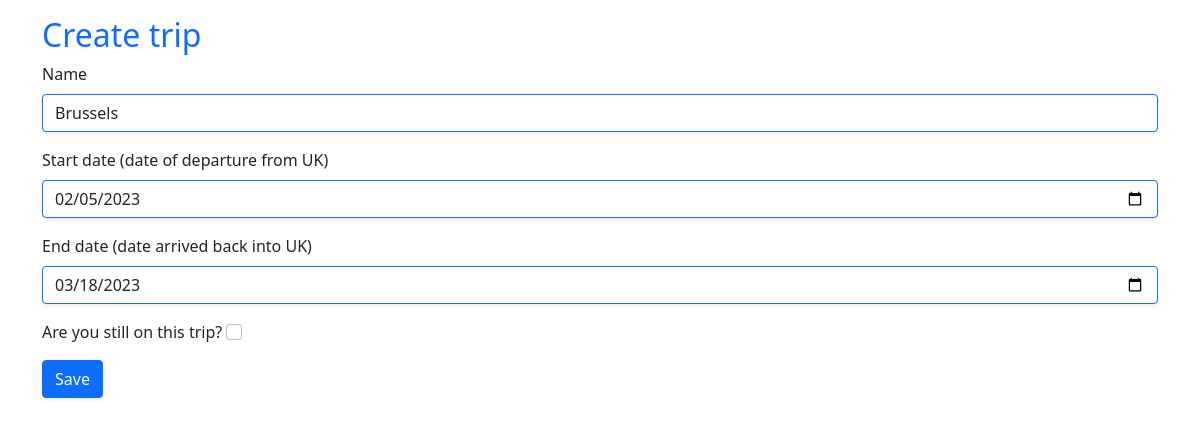
Screenshot of /end_trip_today/17 (signed in) with the database file from the repository.
### main/models.py (models this page shows, shortened)
class Trip(models.Model):
    name = models.CharField(max_length=100, default=settings.DEFAULT_NAME, null=True)
    start_date = models.DateTimeField(auto_now=False, null=False)
    end_date = models.DateTimeField(auto_now=False, null=True)
    current = models.BooleanField(null=False, default=settings.DEFAULT_CURRENT)
    day_count = models.IntegerField(null=False, default=settings.DEFAULT_DAY_COUNT)

### main/views.py (the view)
@login_required
def update_trip_view(request, trip_pk):
    if request.method == "POST":
        start_date = datetime.strptime(
            request.POST.get("start_date"), '%Y-%m-%d')
        end_date = datetime.strptime(request.POST.get("end_date"), '%Y-%m-%d')
        name = request.POST.get("name")
        current = request.POST.get("current") == "on"
        update_trip(trip_pk, name, start_date, end_date, current)
        return redirect('home')
    else:
        context = {
            'trip': get_trip(trip_pk)
        }
        return render(request, 'main/update_trip.html', context=context)

### main/utils.py (called while the page is built)
def get_trip(trip_pk):
    trip = Trip.objects.get(pk=trip_pk)
    return trip

### main/templates/main/update_trip.html (shortened to what this page needs)
{% extends 'main/base.html' %} {% block content %}
<div class="container pt-3">
  <div class="h2 text-primary">Create trip</div>
  <form method="post">
    <div class="mb-3">
      <label for="name" class="form-label">Name</label>
      <input
        type="text"
        class="form-control border-primary shadow-sm"
        id="name"
        name="name"
        value="{{ trip.name }}"
      />
    </div>
    <div class="mb-3">
      <label for="start_date" class="form-label"
        >Start date (date of departure from UK)</label
      >
      <input
        type="date"
        class="form-control border-primary shadow-sm"
        id="start_date"
        name="start_date"
        value="{{ trip.start_date|date:'Y-m-d' }}"
      />
    </div>
    <div class="mb-3">
      <label for="end_date" class="form-label"
        >End date (date arrived back into UK)</label
      >
      <input
        type="date"
        class="form-control border-primary shadow-sm"
        id="end_date"
        name="end_date"
        value="{{ trip.end_date|date:'Y-m-d' }}"
      />
    </div>
    <div class="mb-3">
      <label for="current" class="form-check-label"
        >Are you still on this trip?</label
      >
      <input type="checkbox" class="form-check-input" id="current"
      name="current" {% if trip.current %} checked {% else %} '' {% endif %}>
    </div>
    <button type="submit" class="btn btn-primary shadow-sm">Save</button>
  </form>
</div>
{% endblock content %}

### rows the page displays
Trip: name "Brussels", start_date "02/05/2023", end_date "03/18/2023"
